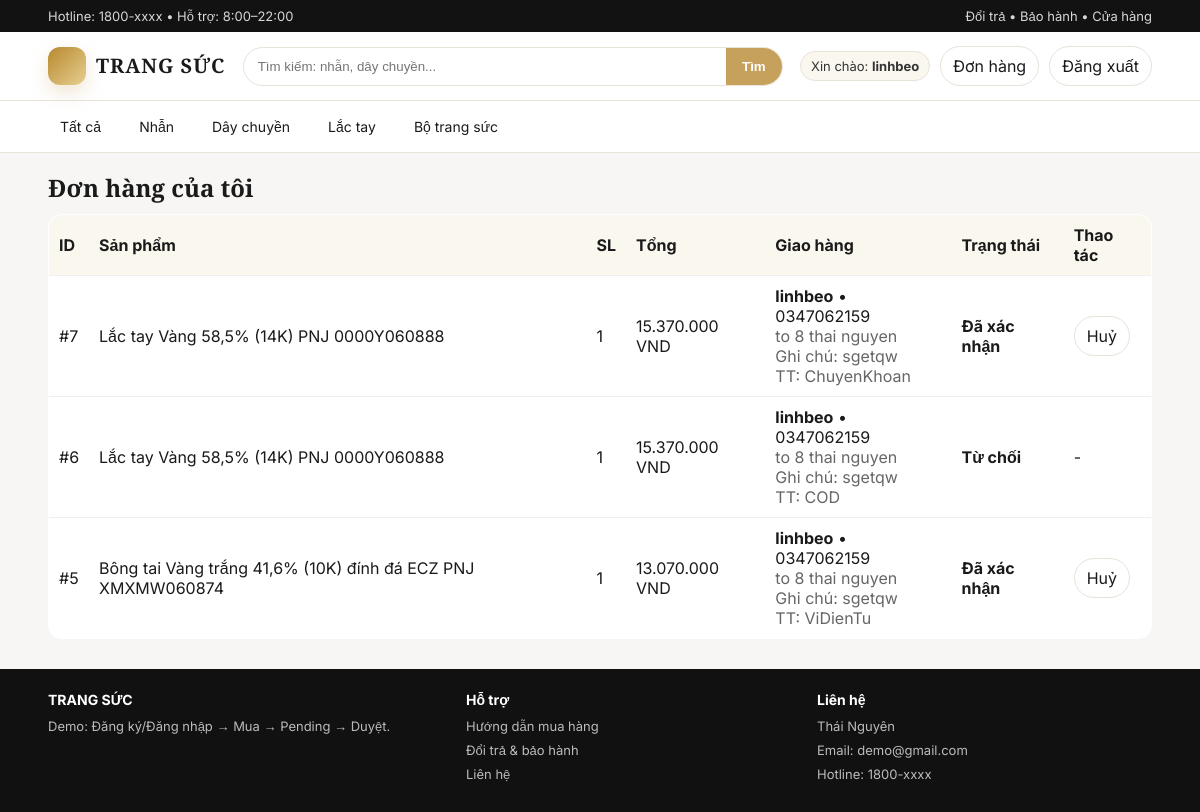
The page /don-hang/ (signed in) on the database its author committed.
### shop/models.py (models this page shows, shortened)
class DonHang(models.Model):
    TRANG_THAI = [
        ("Pending", "Chờ xác nhận"),
        ("Confirmed", "Đã xác nhận"),
        ("Cancelled", "Đã huỷ"),
        ("Approved", "Đã duyệt"),
        ("Rejected", "Từ chối"),
    ]
    nguoi_dat = models.ForeignKey(User, on_delete=models.CASCADE)
    san_pham = models.ForeignKey(SanPham, on_delete=models.CASCADE)
    ho_ten = models.CharField(max_length=100, default="")
    sdt = models.CharField(max_length=20, default="")
    dia_chi = models.CharField(max_length=255, default="")
    ghi_chu = models.CharField(max_length=255, blank=True, default="")
    phuong_thuc_tt = models.CharField(max_length=50, default="COD")
    so_luong = models.IntegerField(default=1)
    tong_tien = models.IntegerField(default=0)
    trang_thai = models.CharField(max_length=20, choices=TRANG_THAI, default="Pending")
    tao_luc = models.DateTimeField(auto_now_add=True)

class SanPham(models.Model):
    ten = models.CharField(max_length=100)
    gia = models.IntegerField(default=0)
    anh = models.ImageField(upload_to="sanpham/", blank=True, null=True)

### shop/views.py (the view)
# urls.py: path("don-hang/", views.ds_don, name="ds_don"),
@login_required
def ds_don(request):
    ds = DonHang.objects.filter(nguoi_dat=request.user).order_by("-id")
    return render(request, "don_hang.html", {"ds": ds})

### shop/templatetags/tien.py (called while the page is built)
@register.filter
def vnd(x):
    try:
        x = int(x)
        return f"{x:,}".replace(",", ".")
    except Exception:
        return x

### templates/don_hang.html (shortened to what this page needs)
{% extends "base.html" %}
{% load tien %}
{% block content %}
<h2 style="font-family:'Cormorant Garamond',serif;margin:18px 0 10px;">Đơn hàng của tôi</h2>
<table style="width:100%;border-collapse:collapse;background:#fff;border:1px solid #e8e3d9;border-radius:14px;overflow:hidden;">
  <tr style="background:#faf7ef;">
    <th style="padding:10px;text-align:left;">ID</th>
    <th style="padding:10px;text-align:left;">Sản phẩm</th>
    <th style="padding:10px;text-align:left;">SL</th>
    <th style="padding:10px;text-align:left;">Tổng</th>
    <th style="padding:10px;text-align:left;">Giao hàng</th>
    <th style="padding:10px;text-align:left;">Trạng thái</th>
    <th style="padding:10px;text-align:left;">Thao tác</th>
  </tr>
  {% for d in ds %}
  <tr>
    <td style="padding:10px;border-top:1px solid #eee;">#{{ d.id }}</td>
    <td style="padding:10px;border-top:1px solid #eee;">{{ d.san_pham.ten }}</td>
    <td style="padding:10px;border-top:1px solid #eee;">{{ d.so_luong }}</td>
    <td style="padding:10px;border-top:1px solid #eee;">{{ d.tong_tien|vnd }} VND</td>
    <td style="padding:10px;border-top:1px solid #eee;">
      <div><b>{{ d.ho_ten }}</b> • {{ d.sdt }}</div>
      <div style="color:#666;">{{ d.dia_chi }}</div>
      {% if d.ghi_chu %}<div style="color:#666;">Ghi chú: {{ d.ghi_chu }}</div>{% endif %}
      <div style="color:#666;">TT: {{ d.phuong_thuc_tt }}</div>
    </td>
    <td style="padding:10px;border-top:1px solid #eee;"><b>{{ d.get_trang_thai_display }}</b></td>
    <td style="padding:10px;border-top:1px solid #eee;">
      {% if d.trang_thai == "Pending" %}
        <a class="btn primary" href="{% url 'xac_nhan_don' d.id %}">Xác nhận</a>
        <a class="btn" href="{% url 'huy_don' d.id %}">Huỷ</a>
      {% elif d.trang_thai == "Confirmed" %}
        <a class="btn" href="{% url 'huy_don' d.id %}">Huỷ</a>
      {% else %}
        -
      {% endif %}
    </td>
  </tr>
  {% empty %}
  <tr><td colspan="7" style="padding:14px;color:#666;">Chưa có đơn hàng nào.</td></tr>
  {% endfor %}
</table>
{% endblock %}

### templates/base.html (shortened to what this page needs)
{% load static %}
<!DOCTYPE html>
<html>
<head>
  <link rel="stylesheet" href="{% static 'style.css' %}">
</head>
<body>
  <div class="topbar">
    <div class="container">
      <div class="row">
        <div class="muted">Hotline: 1800-xxxx • Hỗ trợ: 8:00–22:00</div>
        <div class="muted">Đổi trả • Bảo hành • Cửa hàng</div>
      </div>
    </div>
  </div>
  <div class="header">
    <div class="container">
      <div class="row">
        <a class="brand" href="{% url 'home' %}">
          <div class="logo"></div>
          <div>
            <div class="title">TRANG SỨC</div>
          </div>
        </a>
        <form class="search" method="get" action="{% url 'home' %}">
          <input name="q" placeholder="Tìm kiếm: nhẫn, dây chuyền..." value="{{ request.GET.q|default:'' }}">
          <button type="submit">Tìm</button>
        </form>
        <div class="actions">
          {% if user.is_authenticated %}
            <span class="badge">Xin chào: <b>{{ user.username }}</b></span>
            <a class="btn" href="{% url 'ds_don' %}">Đơn hàng</a>
            <a class="btn" href="{% url 'dang_xuat' %}">Đăng xuất</a>
          {% else %}
            <a class="btn" href="{% url 'dang_ky' %}">Đăng ký</a>
            <a class="btn primary" href="{% url 'dang_nhap' %}">Đăng nhập</a>
          {% endif %}
        </div>
      </div>
    </div>
  </div>
  <div class="nav">
    <div class="container">
      <div class="row">
        <a href="{% url 'home' %}">Tất cả</a>
        <a href="{% url 'home' %}?q=Nhẫn">Nhẫn</a>
        <a href="{% url 'home' %}?q=Dây">Dây chuyền</a>
        <a href="{% url 'home' %}?q=Lắc tay">Lắc tay</a>
        <a href="{% url 'home' %}?q=Bộ trang sức">Bộ trang sức</a>
      </div>
    </div>
  </div>
  <div class="container">
    {% block content %}{% endblock %}
  </div>
  <div class="footer">
    <div class="container">
      <div class="cols">
        <div>
          <h3>TRANG SỨC </h3>
          <p>Demo: Đăng ký/Đăng nhập → Mua → Pending → Duyệt.</p>
        </div>
        <div>
          <h3>Hỗ trợ</h3>
          <p>Hướng dẫn mua hàng</p>
          <p>Đổi trả & bảo hành</p>
          <p>Liên hệ</p>
        </div>
        <div>
          <h3>Liên hệ</h3>
          <p>Thái Nguyên</p>
          <p>Email: demo@gmail.com</p>
          <p>Hotline: 1800-xxxx</p>
        </div>
      </div>
    </div>
  </div>
</body>
</html>

### static/style.css (style rules this page uses)
:root { --bg:#f7f6f4;--card:#fff;--text:#1a1a1a;--muted:#666;--line:#e8e3d9;--gold:#c6a15b;--dark:#111; }
* { box-sizing:border-box; }
body { margin:0;background:var(--bg);color:var(--text);font-family:"Inter",Arial,sans-serif; }
a { color:inherit;text-decoration:none; }
.container { width:min(1120px,92%);margin:0 auto; }
.topbar { background:#121212;color:#eee;font-size:13px; }
.topbar .row { display:flex;justify-content:space-between;gap:12px;padding:8px 0; }
.topbar .muted { color:#d7d7d7; }
.header { background:#fff;border-bottom:1px solid var(--line); }
.header .row { display:flex;align-items:center;justify-content:space-between;gap:14px;padding:14px 0; }
.brand { display:flex;align-items:center;gap:10px; }
.logo { width:38px;height:38px;border-radius:12px;background:linear-gradient(135deg,#b8892f,#e6cf90);box-shadow:0 8px 18px rgba(198,161,91,.25); }
.brand .title { font-family:"Cormorant Garamond",serif;font-weight:700;letter-spacing:1px;font-size:20px;line-height:1.1; }
.search { flex:1;max-width:540px;display:flex;border:1px solid var(--line);border-radius:999px;overflow:hidden;background:#fff; }
.search input { width:100%;border:0;padding:11px 14px;outline:none;background:transparent; }
.search button { border:0;padding:11px 16px;background:var(--gold);color:#fff;cursor:pointer;font-weight:700; }
.actions { display:flex;gap:10px;align-items:center;flex-wrap:wrap; }
.btn { display:inline-block;padding:9px 12px;border:1px solid var(--line);border-radius:999px;background:#fff; }
.badge { display:inline-block;padding:6px 10px;border-radius:999px;background:#faf7ef;border:1px solid var(--line);font-size:13px;color:#333; }
.nav { background:#fff;border-bottom:1px solid var(--line); }
.nav .row { display:flex;gap:14px;overflow:auto;padding:10px 0; }
.nav a { white-space:nowrap;font-size:14px;padding:7px 12px;border-radius:999px; }
.footer { background:#111;color:#ddd;padding:22px 0;margin-top:30px; }
.footer .cols { display:grid;grid-template-columns:1.2fr 1fr 1fr;gap:16px; }
.footer h3 { margin:0 0 10px;color:#fff;font-size:14px; }
.footer p { margin:0 0 8px;color:#bbb;font-size:13px; }

### rows shown on the page
DonHang: id "7", san_pham.ten "Lắc tay Vàng 58,5% (14K) PNJ 0000Y060888", so_luong "1", tong_tien|vnd "15.370.000", ho_ten "linhbeo", sdt "0347062159", dia_chi "to 8 thai nguyen", ghi_chu "sgetqw", phuong_thuc_tt "ChuyenKhoan", trang_thai "Đã xác nhận", shows "Huỷ"
DonHang: id "6", san_pham.ten "Lắc tay Vàng 58,5% (14K) PNJ 0000Y060888", so_luong "1", tong_tien|vnd "15.370.000", ho_ten "linhbeo", sdt "0347062159", dia_chi "to 8 thai nguyen", ghi_chu "sgetqw", phuong_thuc_tt "COD", trang_thai "Từ chối"
DonHang: id "5", san_pham.ten "Bông tai Vàng trắng 41,6% (10K) đính đá ECZ PNJ XMXMW060874", so_luong "1", tong_tien|vnd "13.070.000", ho_ten "linhbeo", sdt "0347062159", dia_chi "to 8 thai nguyen", ghi_chu "sgetqw", phuong_thuc_tt "ViDienTu", trang_thai "Đã xác nhận", shows "Huỷ"

### other values the page prints
{{ user.username }} "linhbeo"
